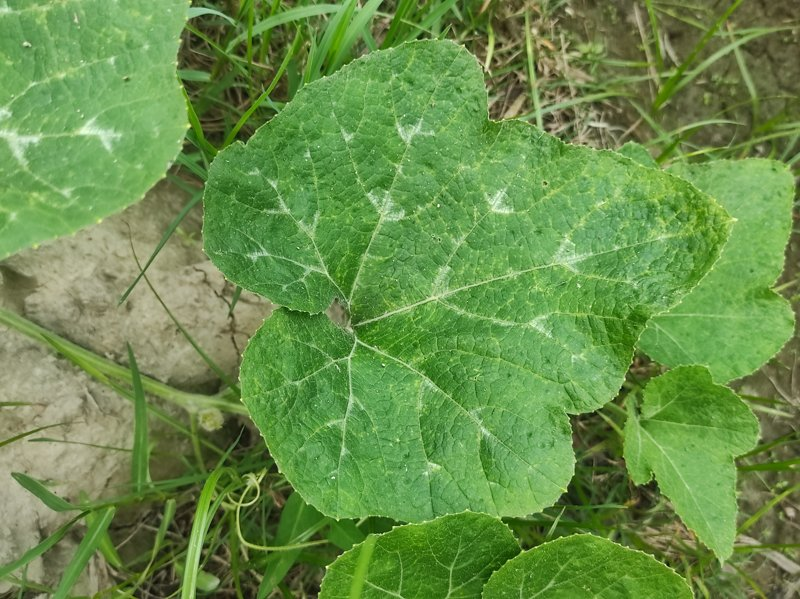
#> input picture Bacterial Leaf Spot (105).jpg, 800 x 599 px
$ python -i preprocess.py   (imports and definitions only)
#> lines starting #> are read from the running program, lines starting #| are printed output that depends on the picture
import cv2
import numpy as np

def segment_leaf(image):
    """
    Segments the leaf from the background using HSV thresholding and contour detection.
    """
    # Convert to HSV
    hsv = cv2.cvtColor(image, cv2.COLOR_BGR2HSV)

    # Define range for green color (leaf)
    # This might need tuning based on the dataset
    lower_green = np.array([25, 40, 40])
    upper_green = np.array([90, 255, 255])

    # Threshold the HSV image to get only green colors
    mask = cv2.inRange(hsv, lower_green, upper_green)

    # Morphological operations to clean up the mask
    kernel = np.ones((5,5), np.uint8)
    mask = cv2.morphologyEx(mask, cv2.MORPH_OPEN, kernel)
    mask = cv2.morphologyEx(mask, cv2.MORPH_CLOSE, kernel)

    # Find contours
    contours, _ = cv2.findContours(mask, cv2.RETR_EXTERNAL, cv2.CHAIN_APPROX_SIMPLE)

    if contours:
        # Get the largest contour (the leaf)
        c = max(contours, key=cv2.contourArea)
        x, y, w, h = cv2.boundingRect(c)

        # Create a blank mask for the largest contour
        clean_mask = np.zeros(mask.shape, dtype=np.uint8)
        cv2.drawContours(clean_mask, [c], -1, 255, -1)

        # Bitwise-AND mask and original image
        segmented = cv2.bitwise_and(image, image, mask=clean_mask)

        # Crop to the bounding box of the leaf
        cropped = segmented[y:y+h, x:x+w]
        return cropped

    return image

def preprocess_image(image_path, target_size=(224, 224), segment=False):
    """
    Loads and resizes an image for the model (segmentation disabled to match training).
    """
#> called with image_path = '../Bacterial Leaf Spot (105).jpg', target_size = (224, 224), segment = False
    # Load image
    img = cv2.imread(image_path)
#> img is the input picture: shape (599, 800, 3); mean B, G, R 74.1, 142.9, 104.4
    if img is None:
        raise ValueError(f"Could not read image at {image_path}")

    # BGR to RGB
    img = cv2.cvtColor(img, cv2.COLOR_BGR2RGB)

    # Optional segmentation
    if segment:
        try:
            img = segment_leaf(img)
        except Exception as e:
            print(f"Segmentation failed: {e}")

    # Resize
    img = cv2.resize(img, target_size)
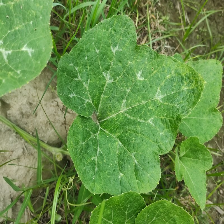
#> img: shape (224, 224, 3); mean R, G, B 104.3, 142.8, 73.9

    # Normalize to [0, 1]
    img = img.astype('float32') / 255.0

    return img

>>> result = preprocess_image('../Bacterial Leaf Spot (105).jpg')

$ run again, on Bacterial Leaf Spot (119).jpg
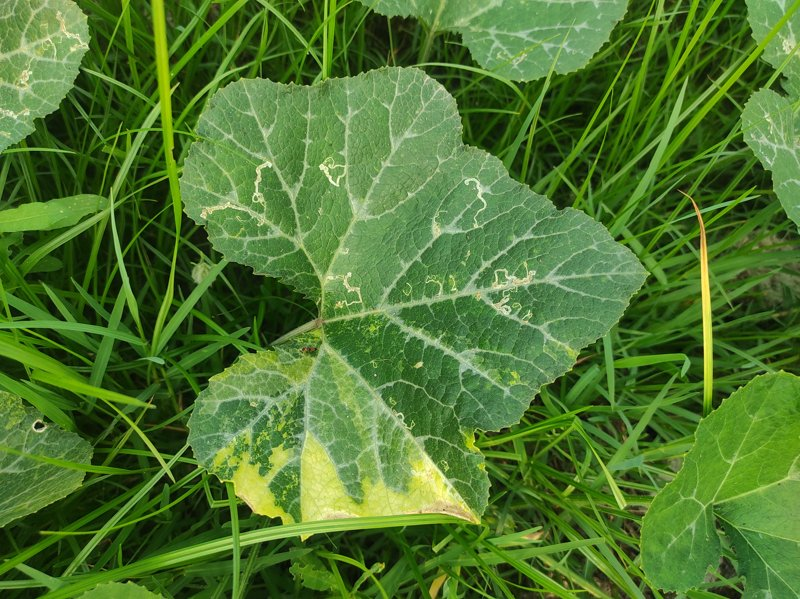
#> input picture Bacterial Leaf Spot (119).jpg, 800 x 599 px
#> in preprocess_image, img is the input picture: shape (599, 800, 3); mean B, G, R 47.2, 118.7, 78.8
#> in preprocess_image, `img = cv2.resize(img, target_size)`:
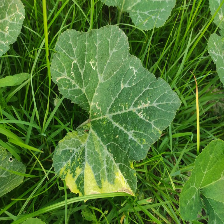
#> img: shape (224, 224, 3); mean R, G, B 78.7, 118.6, 47.1

$ run again, on Bacterial Leaf Spot (123).jpg
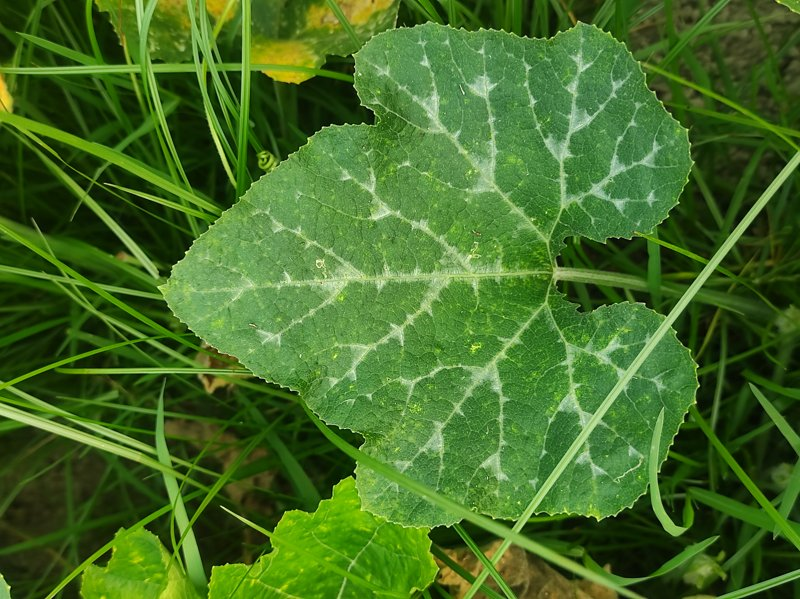
#> input picture Bacterial Leaf Spot (123).jpg, 800 x 599 px
#> in preprocess_image, img is the input picture: shape (599, 800, 3); mean B, G, R 37.9, 109.3, 68.4
#> in preprocess_image, `img = cv2.resize(img, target_size)`:
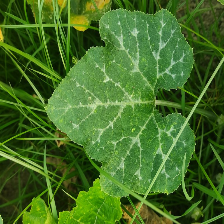
#> img: shape (224, 224, 3); mean R, G, B 68.3, 109.2, 37.8

$ run again, on Bacterial Leaf Spot (14).jpg
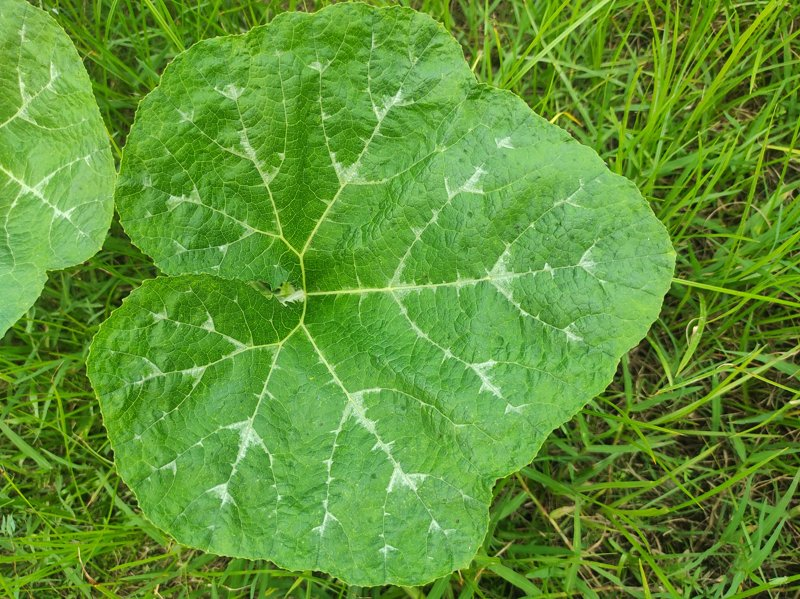
#> input picture Bacterial Leaf Spot (14).jpg, 800 x 599 px
#> in preprocess_image, img is the input picture: shape (599, 800, 3); mean B, G, R 52.6, 148.5, 96.4
#> in preprocess_image, `img = cv2.resize(img, target_size)`:
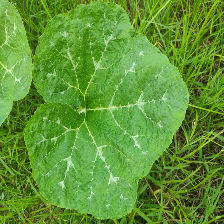
#> img: shape (224, 224, 3); mean R, G, B 96.3, 148.4, 52.5
